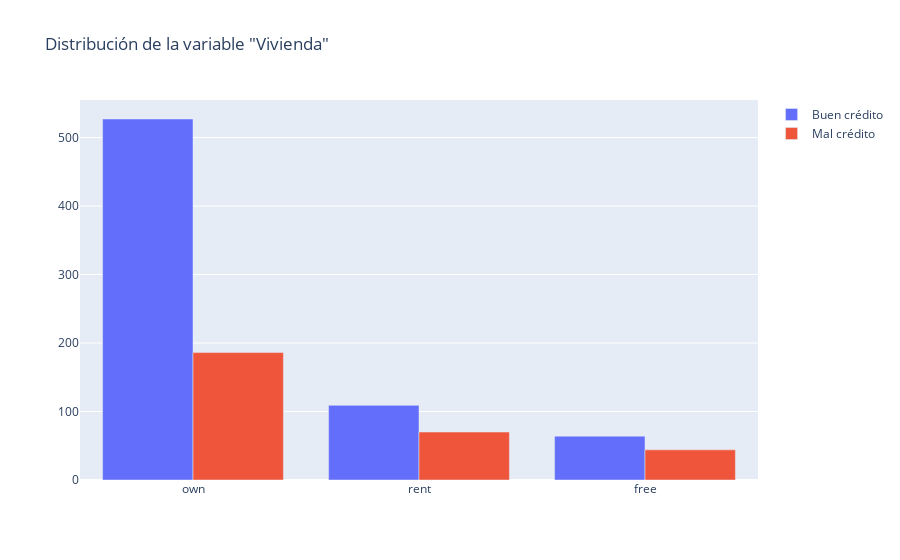

Notebook cell for this chart:
### Markdown cell above
<h3>Explorando la Distribución de Propiedad de la Vivienda y Renta por Riesgo</h3>

### Code cell
#Primer plot
trace0 = go.Bar(
    x = df_credit[df_credit["Risk"]== 'good']["Housing"].value_counts().index.values,
    y = df_credit[df_credit["Risk"]== 'good']["Housing"].value_counts().values,
    name='Buen crédito'
)

#Segundo plot
trace1 = go.Bar(
    x = df_credit[df_credit["Risk"]== 'bad']["Housing"].value_counts().index.values,
    y = df_credit[df_credit["Risk"]== 'bad']["Housing"].value_counts().values,
    name="Mal crédito"
)

data = [trace0, trace1]

layout = go.Layout(
    title='Distribución de la variable "Vivienda"'
)


fig = go.Figure(data=data, layout=layout)

py.iplot(fig, filename='Housing-Grouped')

### Figure 1 — Plotly figure (JSON) as saved in the notebook; plotly's stock layout.template omitted (floating-point values rounded to 4 significant figures)
{"data": [{"name": "Buen crédito", "type": "bar", "x": ["own", "rent", "free"], "y": [527, 109, 64]}, {"name": "Mal crédito", "type": "bar", "x": ["own", "rent", "free"], "y": [186, 70, 44]}], "layout": {"title": {"text": "Distribución de la variable \"Vivienda\""}}}
